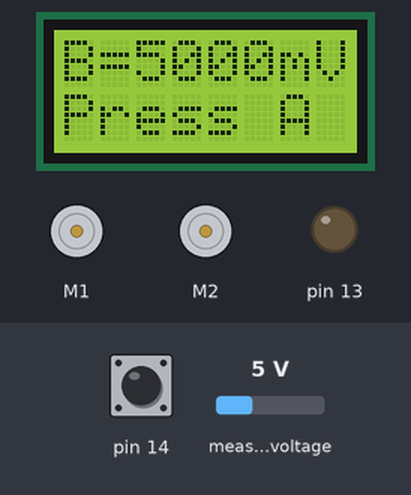
Bench run of a sketch on a simulated Arduino Leonardo, built with avr-gcc and run on an emulated ATmega32U4. On the bench: 8×2 character LCD, 2 × DC motor (green arrow = forward, orange = backward, longer = faster), output pins drawn as LEDs (lit = HIGH). The inputs (shaded band) are chosen by the test bench; at power-on: pin 14 HIGH, measured voltage 5 V.

Above: at 0.9 s.
1.0 s: pin 14 pulled LOW for 0.15 s
At 3.3 s:
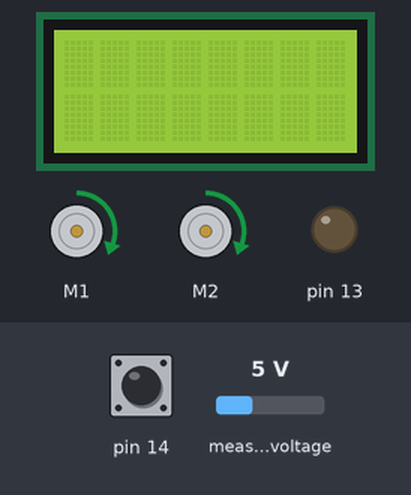
At 4.3 s:
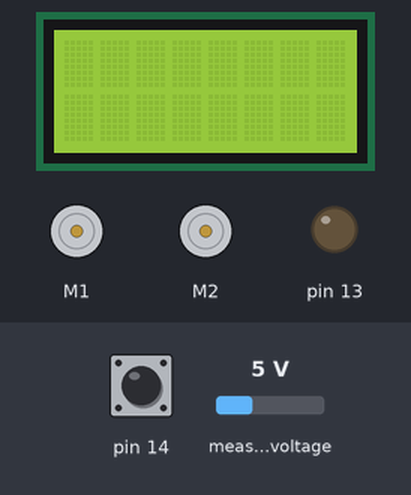
Timing chart, 0 to 13.0 s (numbered marks = the images above; inputs shaded):
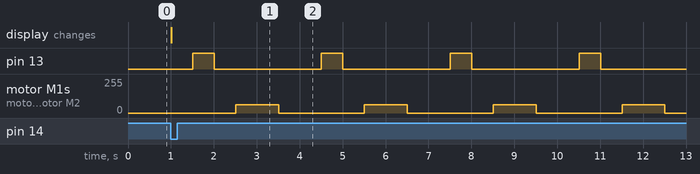

The sketch:

SquareLabBaseCode.ino
```cpp
#include <Romi32U4.h>

Romi32U4Motors motors;
Romi32U4ButtonA buttonA;
Romi32U4LCD lcd;

// Run once, when the sketch starts
void setup()
{
  uint16_t batteryLevel;

  // Loop the code within { } until A is pressed
  while (!buttonA.isPressed()) {
    // read the battery level and store it in a variable
    batteryLevel = readBatteryMillivolts();

    lcd.clear();  // clear the LCD
    lcd.print("B=");
    lcd.print(batteryLevel); // print the battery voltage
    lcd.print("mV");
    lcd.gotoXY(0, 1);
    lcd.print("Press A");

    delay(100); // Pause for 100ms
  }
  lcd.clear();

  delay(500);
}

// Run over and over again
void loop()
{
  ledYellow(1);
  delay(500);
  ledYellow(0);
  delay(500);

  motors.setLeftSpeed(100);
  motors.setRightSpeed(100);
  delay(1000);

  motors.setLeftSpeed(0);
  motors.setRightSpeed(0);
  delay(1000);
}
```

Measured:
- after the input at 1.0 s, pin 13: alternates HIGH for 0.50 s and LOW for 2.5 s, starting after 0.51 s; motor M1, motor M2: alternates forward 63/255 for 1.0 s and stopped for 2.0 s, starting after 1.5 s; the display: changes at once (image 1)
